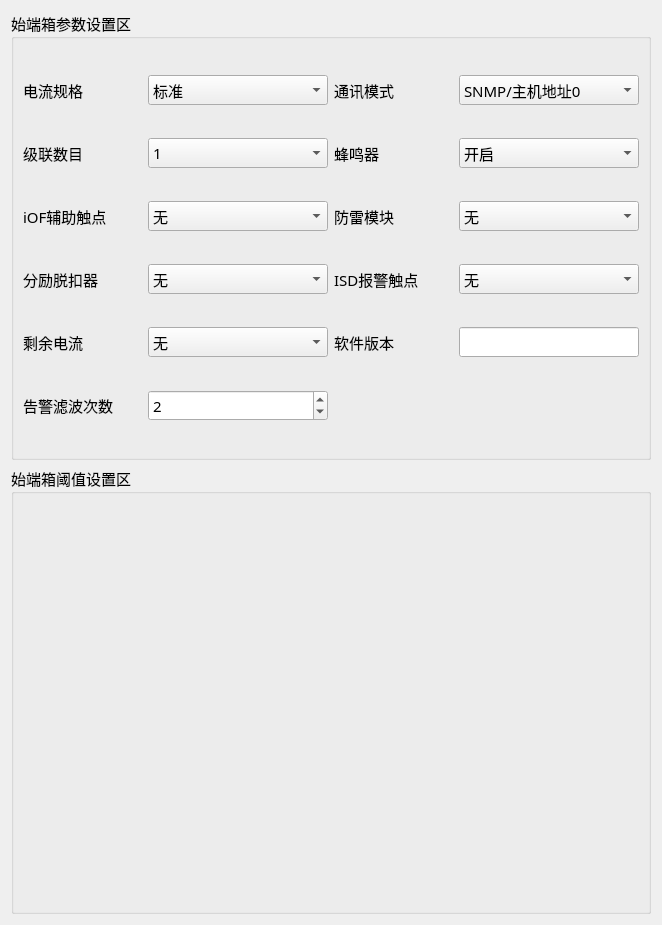
<?xml version="1.0" encoding="UTF-8"?>
<ui version="4.0">
 <class>Set_IpWid</class>
 <widget class="QWidget" name="Set_IpWid">
  <property name="geometry">
   <rect>
    <x>0</x>
    <y>0</y>
    <width>662</width>
    <height>925</height>
   </rect>
  </property>
  <property name="windowTitle">
   <string>Form</string>
  </property>
  <layout class="QVBoxLayout" name="verticalLayout">
   <item>
    <widget class="QGroupBox" name="groupBox_2">
     <property name="font">
      <font>
       <family>微软雅黑</family>
       <pointsize>11</pointsize>
      </font>
     </property>
     <property name="title">
      <string>始端箱参数设置区</string>
     </property>
     <layout class="QGridLayout" name="gridLayout">
      <item row="0" column="1">
       <widget class="QComboBox" name="curTypeBox">
        <property name="minimumSize">
         <size>
          <width>120</width>
          <height>30</height>
         </size>
        </property>
        <item>
         <property name="text">
          <string>标准</string>
         </property>
        </item>
        <item>
         <property name="text">
          <string>250 A</string>
         </property>
        </item>
        <item>
         <property name="text">
          <string>400 A</string>
         </property>
        </item>
        <item>
         <property name="text">
          <string>600 A</string>
         </property>
        </item>
        <item>
         <property name="text">
          <string>800 A</string>
         </property>
        </item>
       </widget>
      </item>
      <item row="0" column="2">
       <widget class="QLabel" name="label_4">
        <property name="text">
         <string>通讯模式</string>
        </property>
        <property name="alignment">
         <set>Qt::AlignLeading|Qt::AlignLeft|Qt::AlignVCenter</set>
        </property>
       </widget>
      </item>
      <item row="3" column="3">
       <widget class="QComboBox" name="lightningBox">
        <property name="minimumSize">
         <size>
          <width>120</width>
          <height>30</height>
         </size>
        </property>
        <item>
         <property name="text">
          <string>无</string>
         </property>
        </item>
        <item>
         <property name="text">
          <string>配有</string>
         </property>
        </item>
       </widget>
      </item>
      <item row="3" column="2">
       <widget class="QLabel" name="label_3">
        <property name="text">
         <string>防雷模块</string>
        </property>
        <property name="alignment">
         <set>Qt::AlignLeading|Qt::AlignLeft|Qt::AlignVCenter</set>
        </property>
       </widget>
      </item>
      <item row="2" column="3">
       <widget class="QComboBox" name="buzzerBox">
        <property name="minimumSize">
         <size>
          <width>120</width>
          <height>30</height>
         </size>
        </property>
        <item>
         <property name="text">
          <string>开启</string>
         </property>
        </item>
        <item>
         <property name="text">
          <string>关闭</string>
         </property>
        </item>
       </widget>
      </item>
      <item row="0" column="0">
       <widget class="QLabel" name="label_12">
        <property name="text">
         <string>电流规格</string>
        </property>
        <property name="alignment">
         <set>Qt::AlignLeading|Qt::AlignLeft|Qt::AlignVCenter</set>
        </property>
       </widget>
      </item>
      <item row="4" column="2">
       <widget class="QLabel" name="label_9">
        <property name="text">
         <string>ISD报警触点</string>
        </property>
        <property name="alignment">
         <set>Qt::AlignLeading|Qt::AlignLeft|Qt::AlignVCenter</set>
        </property>
       </widget>
      </item>
      <item row="4" column="3">
       <widget class="QComboBox" name="ISDBox">
        <property name="minimumSize">
         <size>
          <width>120</width>
          <height>30</height>
         </size>
        </property>
        <item>
         <property name="text">
          <string>无</string>
         </property>
        </item>
        <item>
         <property name="text">
          <string>配有</string>
         </property>
        </item>
       </widget>
      </item>
      <item row="2" column="2">
       <widget class="QLabel" name="label_2">
        <property name="text">
         <string>蜂鸣器</string>
        </property>
        <property name="alignment">
         <set>Qt::AlignLeading|Qt::AlignLeft|Qt::AlignVCenter</set>
        </property>
       </widget>
      </item>
      <item row="2" column="1">
       <widget class="QComboBox" name="numBox">
        <property name="minimumSize">
         <size>
          <width>120</width>
          <height>30</height>
         </size>
        </property>
        <item>
         <property name="text">
          <string>1</string>
         </property>
        </item>
        <item>
         <property name="text">
          <string>2</string>
         </property>
        </item>
        <item>
         <property name="text">
          <string>3</string>
         </property>
        </item>
        <item>
         <property name="text">
          <string>4</string>
         </property>
        </item>
        <item>
         <property name="text">
          <string>5</string>
         </property>
        </item>
        <item>
         <property name="text">
          <string>6</string>
         </property>
        </item>
        <item>
         <property name="text">
          <string>7</string>
         </property>
        </item>
        <item>
         <property name="text">
          <string>8</string>
         </property>
        </item>
        <item>
         <property name="text">
          <string>9</string>
         </property>
        </item>
        <item>
         <property name="text">
          <string>10</string>
         </property>
        </item>
        <item>
         <property name="text">
          <string>11</string>
         </property>
        </item>
        <item>
         <property name="text">
          <string>12</string>
         </property>
        </item>
        <item>
         <property name="text">
          <string>13</string>
         </property>
        </item>
        <item>
         <property name="text">
          <string>14</string>
         </property>
        </item>
        <item>
         <property name="text">
          <string>15</string>
         </property>
        </item>
        <item>
         <property name="text">
          <string>16</string>
         </property>
        </item>
        <item>
         <property name="text">
          <string>17</string>
         </property>
        </item>
        <item>
         <property name="text">
          <string>18</string>
         </property>
        </item>
        <item>
         <property name="text">
          <string>19</string>
         </property>
        </item>
        <item>
         <property name="text">
          <string>20</string>
         </property>
        </item>
       </widget>
      </item>
      <item row="2" column="0">
       <widget class="QLabel" name="label_7">
        <property name="text">
         <string>级联数目</string>
        </property>
        <property name="alignment">
         <set>Qt::AlignLeading|Qt::AlignLeft|Qt::AlignVCenter</set>
        </property>
       </widget>
      </item>
      <item row="0" column="3">
       <widget class="QComboBox" name="modeBox">
        <property name="minimumSize">
         <size>
          <width>120</width>
          <height>30</height>
         </size>
        </property>
        <item>
         <property name="text">
          <string>SNMP/主机地址0</string>
         </property>
        </item>
        <item>
         <property name="text">
          <string>Modbus/主机地址1</string>
         </property>
        </item>
       </widget>
      </item>
      <item row="3" column="0">
       <widget class="QLabel" name="label_11">
        <property name="text">
         <string>iOF辅助触点</string>
        </property>
        <property name="alignment">
         <set>Qt::AlignLeading|Qt::AlignLeft|Qt::AlignVCenter</set>
        </property>
       </widget>
      </item>
      <item row="3" column="1">
       <widget class="QComboBox" name="iOFBox">
        <property name="minimumSize">
         <size>
          <width>120</width>
          <height>30</height>
         </size>
        </property>
        <item>
         <property name="text">
          <string>无</string>
         </property>
        </item>
        <item>
         <property name="text">
          <string>配有</string>
         </property>
        </item>
       </widget>
      </item>
      <item row="4" column="0">
       <widget class="QLabel" name="label_13">
        <property name="sizePolicy">
         <sizepolicy hsizetype="Preferred" vsizetype="Preferred">
          <horstretch>0</horstretch>
          <verstretch>0</verstretch>
         </sizepolicy>
        </property>
        <property name="text">
         <string>分励脱扣器</string>
        </property>
        <property name="alignment">
         <set>Qt::AlignLeading|Qt::AlignLeft|Qt::AlignVCenter</set>
        </property>
       </widget>
      </item>
      <item row="4" column="1">
       <widget class="QComboBox" name="shuntBox">
        <property name="minimumSize">
         <size>
          <width>120</width>
          <height>30</height>
         </size>
        </property>
        <item>
         <property name="text">
          <string>无</string>
         </property>
        </item>
        <item>
         <property name="text">
          <string>配有</string>
         </property>
        </item>
       </widget>
      </item>
      <item row="5" column="0">
       <widget class="QLabel" name="label_14">
        <property name="text">
         <string>剩余电流</string>
        </property>
        <property name="alignment">
         <set>Qt::AlignLeading|Qt::AlignLeft|Qt::AlignVCenter</set>
        </property>
       </widget>
      </item>
      <item row="5" column="1">
       <widget class="QComboBox" name="residualBox">
        <property name="minimumSize">
         <size>
          <width>120</width>
          <height>30</height>
         </size>
        </property>
        <item>
         <property name="text">
          <string>无</string>
         </property>
        </item>
        <item>
         <property name="text">
          <string>配有</string>
         </property>
        </item>
       </widget>
      </item>
      <item row="5" column="3">
       <widget class="QLineEdit" name="verlineEdit">
        <property name="sizePolicy">
         <sizepolicy hsizetype="Fixed" vsizetype="Fixed">
          <horstretch>0</horstretch>
          <verstretch>0</verstretch>
         </sizepolicy>
        </property>
        <property name="minimumSize">
         <size>
          <width>180</width>
          <height>0</height>
         </size>
        </property>
        <property name="maximumSize">
         <size>
          <width>180</width>
          <height>16777215</height>
         </size>
        </property>
       </widget>
      </item>
      <item row="5" column="2">
       <widget class="QLabel" name="label_15">
        <property name="sizePolicy">
         <sizepolicy hsizetype="Preferred" vsizetype="Preferred">
          <horstretch>0</horstretch>
          <verstretch>0</verstretch>
         </sizepolicy>
        </property>
        <property name="minimumSize">
         <size>
          <width>0</width>
          <height>30</height>
         </size>
        </property>
        <property name="maximumSize">
         <size>
          <width>16777215</width>
          <height>30</height>
         </size>
        </property>
        <property name="text">
         <string>软件版本</string>
        </property>
        <property name="alignment">
         <set>Qt::AlignLeading|Qt::AlignLeft|Qt::AlignVCenter</set>
        </property>
       </widget>
      </item>
      <item row="10" column="0">
       <widget class="QLabel" name="label_8">
        <property name="text">
         <string>告警滤波次数</string>
        </property>
        <property name="alignment">
         <set>Qt::AlignLeading|Qt::AlignLeft|Qt::AlignVCenter</set>
        </property>
       </widget>
      </item>
      <item row="10" column="1">
       <widget class="QSpinBox" name="filterspinBox">
        <property name="sizePolicy">
         <sizepolicy hsizetype="Fixed" vsizetype="Fixed">
          <horstretch>0</horstretch>
          <verstretch>0</verstretch>
         </sizepolicy>
        </property>
        <property name="minimumSize">
         <size>
          <width>180</width>
          <height>0</height>
         </size>
        </property>
        <property name="maximumSize">
         <size>
          <width>180</width>
          <height>16777215</height>
         </size>
        </property>
        <property name="value">
         <number>2</number>
        </property>
       </widget>
      </item>
     </layout>
    </widget>
   </item>
   <item>
    <widget class="QGroupBox" name="groupBox">
     <property name="minimumSize">
      <size>
       <width>420</width>
       <height>0</height>
      </size>
     </property>
     <property name="font">
      <font>
       <family>微软雅黑</family>
       <pointsize>11</pointsize>
      </font>
     </property>
     <property name="title">
      <string>始端箱阈值设置区</string>
     </property>
    </widget>
   </item>
  </layout>
 </widget>
 <resources/>
 <connections/>
</ui>
